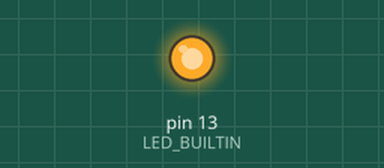
The sketch below on a simulated Arduino Uno, built with avr-gcc and run on an emulated ATmega328P. Parts: output pins drawn as LEDs (lit = HIGH).

Above: at 0.5 s.
At 35.5 s:
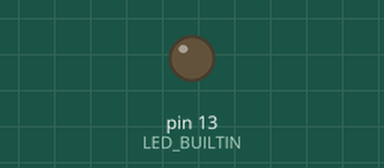
Timing chart, 0 to 39.0 s (numbered marks = the images above):
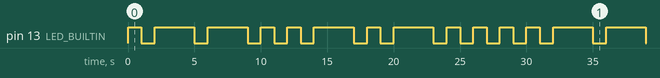

Measured:
- by itself, pin 13 (LED_BUILTIN): moves between LOW and HIGH, repeating every 30.0 s
- by itself, everything shown: repeats every 30.0 s, in 22 steps

The sketch:

LED_BLINK_NANO.ino
```cpp
void setup()
{
  pinMode(LED_BUILTIN, OUTPUT);
}

void dot()
{
  digitalWrite(LED_BUILTIN, HIGH);   // turn the LED on (HIGH is the voltage level)
  delay(1000);                       // wait for a second
  digitalWrite(LED_BUILTIN, LOW);    // turn the LED off by making the voltage LOW
  delay(1000);
}

void dash()
{
  digitalWrite(LED_BUILTIN, HIGH);   // turn the LED on (HIGH is the voltage level)
  delay(3000);                       // wait for a second
  digitalWrite(LED_BUILTIN, LOW);    // turn the LED off by making the voltage LOW
  delay(1000);
}


void loop()
{
  //P
  dot();
  dash();
  dash();
  dot();

  //A
  dot();
  dash();

  //R
  dot();
  dash();
  dot();

  //I
  dot();
  dot();
}
```
